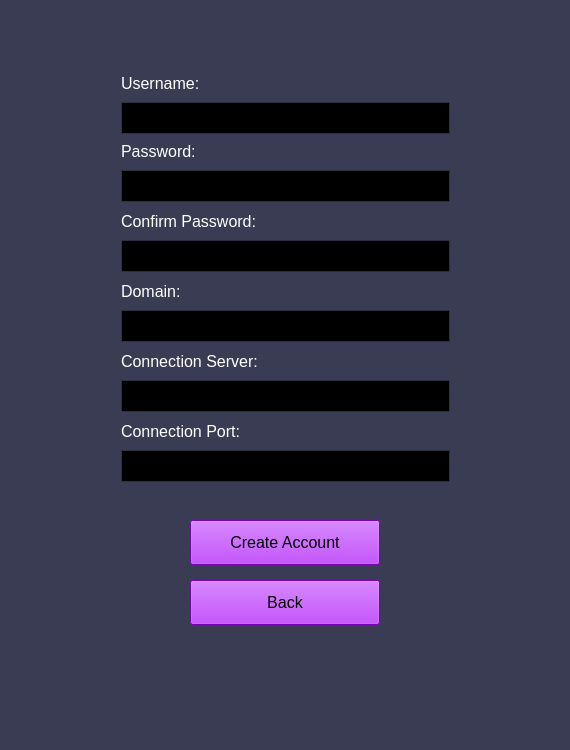
<?xml version="1.0" encoding="UTF-8"?>
<ui version="4.0">
 <class>cove_account</class>
 <widget class="QWidget" name="cove_account">
  <property name="geometry">
   <rect>
    <x>0</x>
    <y>0</y>
    <width>570</width>
    <height>750</height>
   </rect>
  </property>
  <property name="palette">
   <palette>
    <active>
     <colorrole role="WindowText">
      <brush brushstyle="SolidPattern">
       <color alpha="255">
        <red>255</red>
        <green>255</green>
        <blue>255</blue>
       </color>
      </brush>
     </colorrole>
     <colorrole role="Button">
      <brush brushstyle="SolidPattern">
       <color alpha="255">
        <red>58</red>
        <green>60</green>
        <blue>83</blue>
       </color>
      </brush>
     </colorrole>
     <colorrole role="Light">
      <brush brushstyle="SolidPattern">
       <color alpha="255">
        <red>87</red>
        <green>90</green>
        <blue>124</blue>
       </color>
      </brush>
     </colorrole>
     <colorrole role="Midlight">
      <brush brushstyle="SolidPattern">
       <color alpha="255">
        <red>72</red>
        <green>75</green>
        <blue>103</blue>
       </color>
      </brush>
     </colorrole>
     <colorrole role="Dark">
      <brush brushstyle="SolidPattern">
       <color alpha="255">
        <red>29</red>
        <green>30</green>
        <blue>41</blue>
       </color>
      </brush>
     </colorrole>
     <colorrole role="Mid">
      <brush brushstyle="SolidPattern">
       <color alpha="255">
        <red>38</red>
        <green>40</green>
        <blue>55</blue>
       </color>
      </brush>
     </colorrole>
     <colorrole role="Text">
      <brush brushstyle="SolidPattern">
       <color alpha="255">
        <red>255</red>
        <green>255</green>
        <blue>255</blue>
       </color>
      </brush>
     </colorrole>
     <colorrole role="BrightText">
      <brush brushstyle="SolidPattern">
       <color alpha="255">
        <red>255</red>
        <green>255</green>
        <blue>255</blue>
       </color>
      </brush>
     </colorrole>
     <colorrole role="ButtonText">
      <brush brushstyle="SolidPattern">
       <color alpha="255">
        <red>255</red>
        <green>255</green>
        <blue>255</blue>
       </color>
      </brush>
     </colorrole>
     <colorrole role="Base">
      <brush brushstyle="SolidPattern">
       <color alpha="255">
        <red>0</red>
        <green>0</green>
        <blue>0</blue>
       </color>
      </brush>
     </colorrole>
     <colorrole role="Window">
      <brush brushstyle="SolidPattern">
       <color alpha="255">
        <red>58</red>
        <green>60</green>
        <blue>83</blue>
       </color>
      </brush>
     </colorrole>
     <colorrole role="Shadow">
      <brush brushstyle="SolidPattern">
       <color alpha="255">
        <red>0</red>
        <green>0</green>
        <blue>0</blue>
       </color>
      </brush>
     </colorrole>
     <colorrole role="AlternateBase">
      <brush brushstyle="SolidPattern">
       <color alpha="255">
        <red>29</red>
        <green>30</green>
        <blue>41</blue>
       </color>
      </brush>
     </colorrole>
     <colorrole role="ToolTipBase">
      <brush brushstyle="SolidPattern">
       <color alpha="255">
        <red>255</red>
        <green>255</green>
        <blue>220</blue>
       </color>
      </brush>
     </colorrole>
     <colorrole role="ToolTipText">
      <brush brushstyle="SolidPattern">
       <color alpha="255">
        <red>0</red>
        <green>0</green>
        <blue>0</blue>
       </color>
      </brush>
     </colorrole>
    </active>
    <inactive>
     <colorrole role="WindowText">
      <brush brushstyle="SolidPattern">
       <color alpha="255">
        <red>255</red>
        <green>255</green>
        <blue>255</blue>
       </color>
      </brush>
     </colorrole>
     <colorrole role="Button">
      <brush brushstyle="SolidPattern">
       <color alpha="255">
        <red>58</red>
        <green>60</green>
        <blue>83</blue>
       </color>
      </brush>
     </colorrole>
     <colorrole role="Light">
      <brush brushstyle="SolidPattern">
       <color alpha="255">
        <red>87</red>
        <green>90</green>
        <blue>124</blue>
       </color>
      </brush>
     </colorrole>
     <colorrole role="Midlight">
      <brush brushstyle="SolidPattern">
       <color alpha="255">
        <red>72</red>
        <green>75</green>
        <blue>103</blue>
       </color>
      </brush>
     </colorrole>
     <colorrole role="Dark">
      <brush brushstyle="SolidPattern">
       <color alpha="255">
        <red>29</red>
        <green>30</green>
        <blue>41</blue>
       </color>
      </brush>
     </colorrole>
     <colorrole role="Mid">
      <brush brushstyle="SolidPattern">
       <color alpha="255">
        <red>38</red>
        <green>40</green>
        <blue>55</blue>
       </color>
      </brush>
     </colorrole>
     <colorrole role="Text">
      <brush brushstyle="SolidPattern">
       <color alpha="255">
        <red>255</red>
        <green>255</green>
        <blue>255</blue>
       </color>
      </brush>
     </colorrole>
     <colorrole role="BrightText">
      <brush brushstyle="SolidPattern">
       <color alpha="255">
        <red>255</red>
        <green>255</green>
        <blue>255</blue>
       </color>
      </brush>
     </colorrole>
     <colorrole role="ButtonText">
      <brush brushstyle="SolidPattern">
       <color alpha="255">
        <red>255</red>
        <green>255</green>
        <blue>255</blue>
       </color>
      </brush>
     </colorrole>
     <colorrole role="Base">
      <brush brushstyle="SolidPattern">
       <color alpha="255">
        <red>0</red>
        <green>0</green>
        <blue>0</blue>
       </color>
      </brush>
     </colorrole>
     <colorrole role="Window">
      <brush brushstyle="SolidPattern">
       <color alpha="255">
        <red>58</red>
        <green>60</green>
        <blue>83</blue>
       </color>
      </brush>
     </colorrole>
     <colorrole role="Shadow">
      <brush brushstyle="SolidPattern">
       <color alpha="255">
        <red>0</red>
        <green>0</green>
        <blue>0</blue>
       </color>
      </brush>
     </colorrole>
     <colorrole role="AlternateBase">
      <brush brushstyle="SolidPattern">
       <color alpha="255">
        <red>29</red>
        <green>30</green>
        <blue>41</blue>
       </color>
      </brush>
     </colorrole>
     <colorrole role="ToolTipBase">
      <brush brushstyle="SolidPattern">
       <color alpha="255">
        <red>255</red>
        <green>255</green>
        <blue>220</blue>
       </color>
      </brush>
     </colorrole>
     <colorrole role="ToolTipText">
      <brush brushstyle="SolidPattern">
       <color alpha="255">
        <red>0</red>
        <green>0</green>
        <blue>0</blue>
       </color>
      </brush>
     </colorrole>
    </inactive>
    <disabled>
     <colorrole role="WindowText">
      <brush brushstyle="SolidPattern">
       <color alpha="255">
        <red>29</red>
        <green>30</green>
        <blue>41</blue>
       </color>
      </brush>
     </colorrole>
     <colorrole role="Button">
      <brush brushstyle="SolidPattern">
       <color alpha="255">
        <red>58</red>
        <green>60</green>
        <blue>83</blue>
       </color>
      </brush>
     </colorrole>
     <colorrole role="Light">
      <brush brushstyle="SolidPattern">
       <color alpha="255">
        <red>87</red>
        <green>90</green>
        <blue>124</blue>
       </color>
      </brush>
     </colorrole>
     <colorrole role="Midlight">
      <brush brushstyle="SolidPattern">
       <color alpha="255">
        <red>72</red>
        <green>75</green>
        <blue>103</blue>
       </color>
      </brush>
     </colorrole>
     <colorrole role="Dark">
      <brush brushstyle="SolidPattern">
       <color alpha="255">
        <red>29</red>
        <green>30</green>
        <blue>41</blue>
       </color>
      </brush>
     </colorrole>
     <colorrole role="Mid">
      <brush brushstyle="SolidPattern">
       <color alpha="255">
        <red>38</red>
        <green>40</green>
        <blue>55</blue>
       </color>
      </brush>
     </colorrole>
     <colorrole role="Text">
      <brush brushstyle="SolidPattern">
       <color alpha="255">
        <red>29</red>
        <green>30</green>
        <blue>41</blue>
       </color>
      </brush>
     </colorrole>
     <colorrole role="BrightText">
      <brush brushstyle="SolidPattern">
       <color alpha="255">
        <red>255</red>
        <green>255</green>
        <blue>255</blue>
       </color>
      </brush>
     </colorrole>
     <colorrole role="ButtonText">
      <brush brushstyle="SolidPattern">
       <color alpha="255">
        <red>29</red>
        <green>30</green>
        <blue>41</blue>
       </color>
      </brush>
     </colorrole>
     <colorrole role="Base">
      <brush brushstyle="SolidPattern">
       <color alpha="255">
        <red>58</red>
        <green>60</green>
        <blue>83</blue>
       </color>
      </brush>
     </colorrole>
     <colorrole role="Window">
      <brush brushstyle="SolidPattern">
       <color alpha="255">
        <red>58</red>
        <green>60</green>
        <blue>83</blue>
       </color>
      </brush>
     </colorrole>
     <colorrole role="Shadow">
      <brush brushstyle="SolidPattern">
       <color alpha="255">
        <red>0</red>
        <green>0</green>
        <blue>0</blue>
       </color>
      </brush>
     </colorrole>
     <colorrole role="AlternateBase">
      <brush brushstyle="SolidPattern">
       <color alpha="255">
        <red>58</red>
        <green>60</green>
        <blue>83</blue>
       </color>
      </brush>
     </colorrole>
     <colorrole role="ToolTipBase">
      <brush brushstyle="SolidPattern">
       <color alpha="255">
        <red>255</red>
        <green>255</green>
        <blue>220</blue>
       </color>
      </brush>
     </colorrole>
     <colorrole role="ToolTipText">
      <brush brushstyle="SolidPattern">
       <color alpha="255">
        <red>0</red>
        <green>0</green>
        <blue>0</blue>
       </color>
      </brush>
     </colorrole>
    </disabled>
   </palette>
  </property>
  <property name="windowTitle">
   <string>Form</string>
  </property>
  <property name="toolTipDuration">
   <number>-1</number>
  </property>
  <property name="autoFillBackground">
   <bool>true</bool>
  </property>
  <widget class="QPushButton" name="pushButton_CreateAccount2">
   <property name="geometry">
    <rect>
     <x>190</x>
     <y>520</y>
     <width>190</width>
     <height>45</height>
    </rect>
   </property>
   <property name="palette">
    <palette>
     <active>
      <colorrole role="WindowText">
       <brush brushstyle="SolidPattern">
        <color alpha="255">
         <red>0</red>
         <green>0</green>
         <blue>0</blue>
        </color>
       </brush>
      </colorrole>
      <colorrole role="Button">
       <brush brushstyle="SolidPattern">
        <color alpha="255">
         <red>170</red>
         <green>0</green>
         <blue>255</blue>
        </color>
       </brush>
      </colorrole>
      <colorrole role="Light">
       <brush brushstyle="SolidPattern">
        <color alpha="255">
         <red>213</red>
         <green>127</green>
         <blue>255</blue>
        </color>
       </brush>
      </colorrole>
      <colorrole role="Midlight">
       <brush brushstyle="SolidPattern">
        <color alpha="255">
         <red>191</red>
         <green>63</green>
         <blue>255</blue>
        </color>
       </brush>
      </colorrole>
      <colorrole role="Dark">
       <brush brushstyle="SolidPattern">
        <color alpha="255">
         <red>85</red>
         <green>0</green>
         <blue>127</blue>
        </color>
       </brush>
      </colorrole>
      <colorrole role="Mid">
       <brush brushstyle="SolidPattern">
        <color alpha="255">
         <red>113</red>
         <green>0</green>
         <blue>170</blue>
        </color>
       </brush>
      </colorrole>
      <colorrole role="Text">
       <brush brushstyle="SolidPattern">
        <color alpha="255">
         <red>0</red>
         <green>0</green>
         <blue>0</blue>
        </color>
       </brush>
      </colorrole>
      <colorrole role="BrightText">
       <brush brushstyle="SolidPattern">
        <color alpha="255">
         <red>255</red>
         <green>255</green>
         <blue>255</blue>
        </color>
       </brush>
      </colorrole>
      <colorrole role="ButtonText">
       <brush brushstyle="SolidPattern">
        <color alpha="255">
         <red>0</red>
         <green>0</green>
         <blue>0</blue>
        </color>
       </brush>
      </colorrole>
      <colorrole role="Base">
       <brush brushstyle="SolidPattern">
        <color alpha="255">
         <red>255</red>
         <green>255</green>
         <blue>255</blue>
        </color>
       </brush>
      </colorrole>
      <colorrole role="Window">
       <brush brushstyle="SolidPattern">
        <color alpha="255">
         <red>170</red>
         <green>0</green>
         <blue>255</blue>
        </color>
       </brush>
      </colorrole>
      <colorrole role="Shadow">
       <brush brushstyle="SolidPattern">
        <color alpha="255">
         <red>0</red>
         <green>0</green>
         <blue>0</blue>
        </color>
       </brush>
      </colorrole>
      <colorrole role="AlternateBase">
       <brush brushstyle="SolidPattern">
        <color alpha="255">
         <red>212</red>
         <green>127</green>
         <blue>255</blue>
        </color>
       </brush>
      </colorrole>
      <colorrole role="ToolTipBase">
       <brush brushstyle="SolidPattern">
        <color alpha="255">
         <red>255</red>
         <green>255</green>
         <blue>220</blue>
        </color>
       </brush>
      </colorrole>
      <colorrole role="ToolTipText">
       <brush brushstyle="SolidPattern">
        <color alpha="255">
         <red>0</red>
         <green>0</green>
         <blue>0</blue>
        </color>
       </brush>
      </colorrole>
     </active>
     <inactive>
      <colorrole role="WindowText">
       <brush brushstyle="SolidPattern">
        <color alpha="255">
         <red>0</red>
         <green>0</green>
         <blue>0</blue>
        </color>
       </brush>
      </colorrole>
      <colorrole role="Button">
       <brush brushstyle="SolidPattern">
        <color alpha="255">
         <red>170</red>
         <green>0</green>
         <blue>255</blue>
        </color>
       </brush>
      </colorrole>
      <colorrole role="Light">
       <brush brushstyle="SolidPattern">
        <color alpha="255">
         <red>213</red>
         <green>127</green>
         <blue>255</blue>
        </color>
       </brush>
      </colorrole>
      <colorrole role="Midlight">
       <brush brushstyle="SolidPattern">
        <color alpha="255">
         <red>191</red>
         <green>63</green>
         <blue>255</blue>
        </color>
       </brush>
      </colorrole>
      <colorrole role="Dark">
       <brush brushstyle="SolidPattern">
        <color alpha="255">
         <red>85</red>
         <green>0</green>
         <blue>127</blue>
        </color>
       </brush>
      </colorrole>
      <colorrole role="Mid">
       <brush brushstyle="SolidPattern">
        <color alpha="255">
         <red>113</red>
         <green>0</green>
         <blue>170</blue>
        </color>
       </brush>
      </colorrole>
      <colorrole role="Text">
       <brush brushstyle="SolidPattern">
        <color alpha="255">
         <red>0</red>
         <green>0</green>
         <blue>0</blue>
        </color>
       </brush>
      </colorrole>
      <colorrole role="BrightText">
       <brush brushstyle="SolidPattern">
        <color alpha="255">
         <red>255</red>
         <green>255</green>
         <blue>255</blue>
        </color>
       </brush>
      </colorrole>
      <colorrole role="ButtonText">
       <brush brushstyle="SolidPattern">
        <color alpha="255">
         <red>0</red>
         <green>0</green>
         <blue>0</blue>
        </color>
       </brush>
      </colorrole>
      <colorrole role="Base">
       <brush brushstyle="SolidPattern">
        <color alpha="255">
         <red>255</red>
         <green>255</green>
         <blue>255</blue>
        </color>
       </brush>
      </colorrole>
      <colorrole role="Window">
       <brush brushstyle="SolidPattern">
        <color alpha="255">
         <red>170</red>
         <green>0</green>
         <blue>255</blue>
        </color>
       </brush>
      </colorrole>
      <colorrole role="Shadow">
       <brush brushstyle="SolidPattern">
        <color alpha="255">
         <red>0</red>
         <green>0</green>
         <blue>0</blue>
        </color>
       </brush>
      </colorrole>
      <colorrole role="AlternateBase">
       <brush brushstyle="SolidPattern">
        <color alpha="255">
         <red>212</red>
         <green>127</green>
         <blue>255</blue>
        </color>
       </brush>
      </colorrole>
      <colorrole role="ToolTipBase">
       <brush brushstyle="SolidPattern">
        <color alpha="255">
         <red>255</red>
         <green>255</green>
         <blue>220</blue>
        </color>
       </brush>
      </colorrole>
      <colorrole role="ToolTipText">
       <brush brushstyle="SolidPattern">
        <color alpha="255">
         <red>0</red>
         <green>0</green>
         <blue>0</blue>
        </color>
       </brush>
      </colorrole>
     </inactive>
     <disabled>
      <colorrole role="WindowText">
       <brush brushstyle="SolidPattern">
        <color alpha="255">
         <red>85</red>
         <green>0</green>
         <blue>127</blue>
        </color>
       </brush>
      </colorrole>
      <colorrole role="Button">
       <brush brushstyle="SolidPattern">
        <color alpha="255">
         <red>170</red>
         <green>0</green>
         <blue>255</blue>
        </color>
       </brush>
      </colorrole>
      <colorrole role="Light">
       <brush brushstyle="SolidPattern">
        <color alpha="255">
         <red>213</red>
         <green>127</green>
         <blue>255</blue>
        </color>
       </brush>
      </colorrole>
      <colorrole role="Midlight">
       <brush brushstyle="SolidPattern">
        <color alpha="255">
         <red>191</red>
         <green>63</green>
         <blue>255</blue>
        </color>
       </brush>
      </colorrole>
      <colorrole role="Dark">
       <brush brushstyle="SolidPattern">
        <color alpha="255">
         <red>85</red>
         <green>0</green>
         <blue>127</blue>
        </color>
       </brush>
      </colorrole>
      <colorrole role="Mid">
       <brush brushstyle="SolidPattern">
        <color alpha="255">
         <red>113</red>
         <green>0</green>
         <blue>170</blue>
        </color>
       </brush>
      </colorrole>
      <colorrole role="Text">
       <brush brushstyle="SolidPattern">
        <color alpha="255">
         <red>85</red>
         <green>0</green>
         <blue>127</blue>
        </color>
       </brush>
      </colorrole>
      <colorrole role="BrightText">
       <brush brushstyle="SolidPattern">
        <color alpha="255">
         <red>255</red>
         <green>255</green>
         <blue>255</blue>
        </color>
       </brush>
      </colorrole>
      <colorrole role="ButtonText">
       <brush brushstyle="SolidPattern">
        <color alpha="255">
         <red>85</red>
         <green>0</green>
         <blue>127</blue>
        </color>
       </brush>
      </colorrole>
      <colorrole role="Base">
       <brush brushstyle="SolidPattern">
        <color alpha="255">
         <red>170</red>
         <green>0</green>
         <blue>255</blue>
        </color>
       </brush>
      </colorrole>
      <colorrole role="Window">
       <brush brushstyle="SolidPattern">
        <color alpha="255">
         <red>170</red>
         <green>0</green>
         <blue>255</blue>
        </color>
       </brush>
      </colorrole>
      <colorrole role="Shadow">
       <brush brushstyle="SolidPattern">
        <color alpha="255">
         <red>0</red>
         <green>0</green>
         <blue>0</blue>
        </color>
       </brush>
      </colorrole>
      <colorrole role="AlternateBase">
       <brush brushstyle="SolidPattern">
        <color alpha="255">
         <red>170</red>
         <green>0</green>
         <blue>255</blue>
        </color>
       </brush>
      </colorrole>
      <colorrole role="ToolTipBase">
       <brush brushstyle="SolidPattern">
        <color alpha="255">
         <red>255</red>
         <green>255</green>
         <blue>220</blue>
        </color>
       </brush>
      </colorrole>
      <colorrole role="ToolTipText">
       <brush brushstyle="SolidPattern">
        <color alpha="255">
         <red>0</red>
         <green>0</green>
         <blue>0</blue>
        </color>
       </brush>
      </colorrole>
     </disabled>
    </palette>
   </property>
   <property name="font">
    <font>
     <family>Arial</family>
     <pointsize>12</pointsize>
    </font>
   </property>
   <property name="autoFillBackground">
    <bool>false</bool>
   </property>
   <property name="styleSheet">
    <string notr="true"/>
   </property>
   <property name="text">
    <string>Create Account</string>
   </property>
  </widget>
  <widget class="QPushButton" name="pushButton_Back">
   <property name="geometry">
    <rect>
     <x>190</x>
     <y>580</y>
     <width>190</width>
     <height>45</height>
    </rect>
   </property>
   <property name="palette">
    <palette>
     <active>
      <colorrole role="WindowText">
       <brush brushstyle="SolidPattern">
        <color alpha="255">
         <red>0</red>
         <green>0</green>
         <blue>0</blue>
        </color>
       </brush>
      </colorrole>
      <colorrole role="Button">
       <brush brushstyle="SolidPattern">
        <color alpha="255">
         <red>170</red>
         <green>0</green>
         <blue>255</blue>
        </color>
       </brush>
      </colorrole>
      <colorrole role="Light">
       <brush brushstyle="SolidPattern">
        <color alpha="255">
         <red>213</red>
         <green>127</green>
         <blue>255</blue>
        </color>
       </brush>
      </colorrole>
      <colorrole role="Midlight">
       <brush brushstyle="SolidPattern">
        <color alpha="255">
         <red>191</red>
         <green>63</green>
         <blue>255</blue>
        </color>
       </brush>
      </colorrole>
      <colorrole role="Dark">
       <brush brushstyle="SolidPattern">
        <color alpha="255">
         <red>85</red>
         <green>0</green>
         <blue>127</blue>
        </color>
       </brush>
      </colorrole>
      <colorrole role="Mid">
       <brush brushstyle="SolidPattern">
        <color alpha="255">
         <red>113</red>
         <green>0</green>
         <blue>170</blue>
        </color>
       </brush>
      </colorrole>
      <colorrole role="Text">
       <brush brushstyle="SolidPattern">
        <color alpha="255">
         <red>0</red>
         <green>0</green>
         <blue>0</blue>
        </color>
       </brush>
      </colorrole>
      <colorrole role="BrightText">
       <brush brushstyle="SolidPattern">
        <color alpha="255">
         <red>255</red>
         <green>255</green>
         <blue>255</blue>
        </color>
       </brush>
      </colorrole>
      <colorrole role="ButtonText">
       <brush brushstyle="SolidPattern">
        <color alpha="255">
         <red>0</red>
         <green>0</green>
         <blue>0</blue>
        </color>
       </brush>
      </colorrole>
      <colorrole role="Base">
       <brush brushstyle="SolidPattern">
        <color alpha="255">
         <red>255</red>
         <green>255</green>
         <blue>255</blue>
        </color>
       </brush>
      </colorrole>
      <colorrole role="Window">
       <brush brushstyle="SolidPattern">
        <color alpha="255">
         <red>170</red>
         <green>0</green>
         <blue>255</blue>
        </color>
       </brush>
      </colorrole>
      <colorrole role="Shadow">
       <brush brushstyle="SolidPattern">
        <color alpha="255">
         <red>0</red>
         <green>0</green>
         <blue>0</blue>
        </color>
       </brush>
      </colorrole>
      <colorrole role="AlternateBase">
       <brush brushstyle="SolidPattern">
        <color alpha="255">
         <red>212</red>
         <green>127</green>
         <blue>255</blue>
        </color>
       </brush>
      </colorrole>
      <colorrole role="ToolTipBase">
       <brush brushstyle="SolidPattern">
        <color alpha="255">
         <red>255</red>
         <green>255</green>
         <blue>220</blue>
        </color>
       </brush>
      </colorrole>
      <colorrole role="ToolTipText">
       <brush brushstyle="SolidPattern">
        <color alpha="255">
         <red>0</red>
         <green>0</green>
         <blue>0</blue>
        </color>
       </brush>
      </colorrole>
     </active>
     <inactive>
      <colorrole role="WindowText">
       <brush brushstyle="SolidPattern">
        <color alpha="255">
         <red>0</red>
         <green>0</green>
         <blue>0</blue>
        </color>
       </brush>
      </colorrole>
      <colorrole role="Button">
       <brush brushstyle="SolidPattern">
        <color alpha="255">
         <red>170</red>
         <green>0</green>
         <blue>255</blue>
        </color>
       </brush>
      </colorrole>
      <colorrole role="Light">
       <brush brushstyle="SolidPattern">
        <color alpha="255">
         <red>213</red>
         <green>127</green>
         <blue>255</blue>
        </color>
       </brush>
      </colorrole>
      <colorrole role="Midlight">
       <brush brushstyle="SolidPattern">
        <color alpha="255">
         <red>191</red>
         <green>63</green>
         <blue>255</blue>
        </color>
       </brush>
      </colorrole>
      <colorrole role="Dark">
       <brush brushstyle="SolidPattern">
        <color alpha="255">
         <red>85</red>
         <green>0</green>
         <blue>127</blue>
        </color>
       </brush>
      </colorrole>
      <colorrole role="Mid">
       <brush brushstyle="SolidPattern">
        <color alpha="255">
         <red>113</red>
         <green>0</green>
         <blue>170</blue>
        </color>
       </brush>
      </colorrole>
      <colorrole role="Text">
       <brush brushstyle="SolidPattern">
        <color alpha="255">
         <red>0</red>
         <green>0</green>
         <blue>0</blue>
        </color>
       </brush>
      </colorrole>
      <colorrole role="BrightText">
       <brush brushstyle="SolidPattern">
        <color alpha="255">
         <red>255</red>
         <green>255</green>
         <blue>255</blue>
        </color>
       </brush>
      </colorrole>
      <colorrole role="ButtonText">
       <brush brushstyle="SolidPattern">
        <color alpha="255">
         <red>0</red>
         <green>0</green>
         <blue>0</blue>
        </color>
       </brush>
      </colorrole>
      <colorrole role="Base">
       <brush brushstyle="SolidPattern">
        <color alpha="255">
         <red>255</red>
         <green>255</green>
         <blue>255</blue>
        </color>
       </brush>
      </colorrole>
      <colorrole role="Window">
       <brush brushstyle="SolidPattern">
        <color alpha="255">
         <red>170</red>
         <green>0</green>
         <blue>255</blue>
        </color>
       </brush>
      </colorrole>
      <colorrole role="Shadow">
       <brush brushstyle="SolidPattern">
        <color alpha="255">
         <red>0</red>
         <green>0</green>
         <blue>0</blue>
        </color>
       </brush>
      </colorrole>
      <colorrole role="AlternateBase">
       <brush brushstyle="SolidPattern">
        <color alpha="255">
         <red>212</red>
         <green>127</green>
         <blue>255</blue>
        </color>
       </brush>
      </colorrole>
      <colorrole role="ToolTipBase">
       <brush brushstyle="SolidPattern">
        <color alpha="255">
         <red>255</red>
         <green>255</green>
         <blue>220</blue>
        </color>
       </brush>
      </colorrole>
      <colorrole role="ToolTipText">
       <brush brushstyle="SolidPattern">
        <color alpha="255">
         <red>0</red>
         <green>0</green>
         <blue>0</blue>
        </color>
       </brush>
      </colorrole>
     </inactive>
     <disabled>
      <colorrole role="WindowText">
       <brush brushstyle="SolidPattern">
        <color alpha="255">
         <red>85</red>
         <green>0</green>
         <blue>127</blue>
        </color>
       </brush>
      </colorrole>
      <colorrole role="Button">
       <brush brushstyle="SolidPattern">
        <color alpha="255">
         <red>170</red>
         <green>0</green>
         <blue>255</blue>
        </color>
       </brush>
      </colorrole>
      <colorrole role="Light">
       <brush brushstyle="SolidPattern">
        <color alpha="255">
         <red>213</red>
         <green>127</green>
         <blue>255</blue>
        </color>
       </brush>
      </colorrole>
      <colorrole role="Midlight">
       <brush brushstyle="SolidPattern">
        <color alpha="255">
         <red>191</red>
         <green>63</green>
         <blue>255</blue>
        </color>
       </brush>
      </colorrole>
      <colorrole role="Dark">
       <brush brushstyle="SolidPattern">
        <color alpha="255">
         <red>85</red>
         <green>0</green>
         <blue>127</blue>
        </color>
       </brush>
      </colorrole>
      <colorrole role="Mid">
       <brush brushstyle="SolidPattern">
        <color alpha="255">
         <red>113</red>
         <green>0</green>
         <blue>170</blue>
        </color>
       </brush>
      </colorrole>
      <colorrole role="Text">
       <brush brushstyle="SolidPattern">
        <color alpha="255">
         <red>85</red>
         <green>0</green>
         <blue>127</blue>
        </color>
       </brush>
      </colorrole>
      <colorrole role="BrightText">
       <brush brushstyle="SolidPattern">
        <color alpha="255">
         <red>255</red>
         <green>255</green>
         <blue>255</blue>
        </color>
       </brush>
      </colorrole>
      <colorrole role="ButtonText">
       <brush brushstyle="SolidPattern">
        <color alpha="255">
         <red>85</red>
         <green>0</green>
         <blue>127</blue>
        </color>
       </brush>
      </colorrole>
      <colorrole role="Base">
       <brush brushstyle="SolidPattern">
        <color alpha="255">
         <red>170</red>
         <green>0</green>
         <blue>255</blue>
        </color>
       </brush>
      </colorrole>
      <colorrole role="Window">
       <brush brushstyle="SolidPattern">
        <color alpha="255">
         <red>170</red>
         <green>0</green>
         <blue>255</blue>
        </color>
       </brush>
      </colorrole>
      <colorrole role="Shadow">
       <brush brushstyle="SolidPattern">
        <color alpha="255">
         <red>0</red>
         <green>0</green>
         <blue>0</blue>
        </color>
       </brush>
      </colorrole>
      <colorrole role="AlternateBase">
       <brush brushstyle="SolidPattern">
        <color alpha="255">
         <red>170</red>
         <green>0</green>
         <blue>255</blue>
        </color>
       </brush>
      </colorrole>
      <colorrole role="ToolTipBase">
       <brush brushstyle="SolidPattern">
        <color alpha="255">
         <red>255</red>
         <green>255</green>
         <blue>220</blue>
        </color>
       </brush>
      </colorrole>
      <colorrole role="ToolTipText">
       <brush brushstyle="SolidPattern">
        <color alpha="255">
         <red>0</red>
         <green>0</green>
         <blue>0</blue>
        </color>
       </brush>
      </colorrole>
     </disabled>
    </palette>
   </property>
   <property name="font">
    <font>
     <family>Arial</family>
     <pointsize>12</pointsize>
    </font>
   </property>
   <property name="autoFillBackground">
    <bool>false</bool>
   </property>
   <property name="styleSheet">
    <string notr="true"/>
   </property>
   <property name="text">
    <string>Back</string>
   </property>
  </widget>
  <widget class="QTextEdit" name="textEdit_ConfirmPassword">
   <property name="geometry">
    <rect>
     <x>121</x>
     <y>240</y>
     <width>329</width>
     <height>32</height>
    </rect>
   </property>
   <property name="font">
    <font>
     <family>Arial</family>
     <pointsize>12</pointsize>
    </font>
   </property>
   <property name="verticalScrollBarPolicy">
    <enum>Qt::ScrollBarAlwaysOff</enum>
   </property>
   <property name="horizontalScrollBarPolicy">
    <enum>Qt::ScrollBarAlwaysOff</enum>
   </property>
   <property name="undoRedoEnabled">
    <bool>true</bool>
   </property>
  </widget>
  <widget class="QLabel" name="label_ConfirmPassword">
   <property name="geometry">
    <rect>
     <x>121</x>
     <y>210</y>
     <width>168</width>
     <height>23</height>
    </rect>
   </property>
   <property name="font">
    <font>
     <family>Arial</family>
     <pointsize>12</pointsize>
    </font>
   </property>
   <property name="text">
    <string>Confirm Password:</string>
   </property>
  </widget>
  <widget class="QTextEdit" name="textEdit_Domain">
   <property name="geometry">
    <rect>
     <x>121</x>
     <y>310</y>
     <width>329</width>
     <height>32</height>
    </rect>
   </property>
   <property name="font">
    <font>
     <family>Arial</family>
     <pointsize>12</pointsize>
    </font>
   </property>
   <property name="verticalScrollBarPolicy">
    <enum>Qt::ScrollBarAlwaysOff</enum>
   </property>
   <property name="horizontalScrollBarPolicy">
    <enum>Qt::ScrollBarAlwaysOff</enum>
   </property>
   <property name="undoRedoEnabled">
    <bool>true</bool>
   </property>
  </widget>
  <widget class="QLabel" name="label_Domain">
   <property name="geometry">
    <rect>
     <x>121</x>
     <y>280</y>
     <width>72</width>
     <height>23</height>
    </rect>
   </property>
   <property name="font">
    <font>
     <family>Arial</family>
     <pointsize>12</pointsize>
    </font>
   </property>
   <property name="text">
    <string>Domain:</string>
   </property>
  </widget>
  <widget class="QTextEdit" name="textEdit_ConnectionServer">
   <property name="geometry">
    <rect>
     <x>121</x>
     <y>380</y>
     <width>329</width>
     <height>32</height>
    </rect>
   </property>
   <property name="font">
    <font>
     <family>Arial</family>
     <pointsize>12</pointsize>
    </font>
   </property>
   <property name="verticalScrollBarPolicy">
    <enum>Qt::ScrollBarAlwaysOff</enum>
   </property>
   <property name="horizontalScrollBarPolicy">
    <enum>Qt::ScrollBarAlwaysOff</enum>
   </property>
   <property name="undoRedoEnabled">
    <bool>true</bool>
   </property>
  </widget>
  <widget class="QLabel" name="label_ConnectionServer">
   <property name="geometry">
    <rect>
     <x>121</x>
     <y>350</y>
     <width>167</width>
     <height>23</height>
    </rect>
   </property>
   <property name="font">
    <font>
     <family>Arial</family>
     <pointsize>12</pointsize>
    </font>
   </property>
   <property name="text">
    <string>Connection Server:</string>
   </property>
  </widget>
  <widget class="QLabel" name="label_ConnectionPort">
   <property name="geometry">
    <rect>
     <x>121</x>
     <y>420</y>
     <width>146</width>
     <height>23</height>
    </rect>
   </property>
   <property name="font">
    <font>
     <family>Arial</family>
     <pointsize>12</pointsize>
    </font>
   </property>
   <property name="text">
    <string>Connection Port:</string>
   </property>
  </widget>
  <widget class="QTextEdit" name="textEdit_ConnectionPort">
   <property name="geometry">
    <rect>
     <x>121</x>
     <y>450</y>
     <width>329</width>
     <height>32</height>
    </rect>
   </property>
   <property name="font">
    <font>
     <family>Arial</family>
     <pointsize>12</pointsize>
    </font>
   </property>
   <property name="verticalScrollBarPolicy">
    <enum>Qt::ScrollBarAlwaysOff</enum>
   </property>
   <property name="horizontalScrollBarPolicy">
    <enum>Qt::ScrollBarAlwaysOff</enum>
   </property>
   <property name="undoRedoEnabled">
    <bool>true</bool>
   </property>
  </widget>
  <widget class="QLabel" name="label_Username">
   <property name="geometry">
    <rect>
     <x>121</x>
     <y>71</y>
     <width>97</width>
     <height>24</height>
    </rect>
   </property>
   <property name="font">
    <font>
     <pointsize>12</pointsize>
    </font>
   </property>
   <property name="text">
    <string>Username:</string>
   </property>
  </widget>
  <widget class="QTextEdit" name="textEdit_Username">
   <property name="geometry">
    <rect>
     <x>121</x>
     <y>102</y>
     <width>329</width>
     <height>32</height>
    </rect>
   </property>
   <property name="font">
    <font>
     <family>Arial</family>
     <pointsize>12</pointsize>
    </font>
   </property>
   <property name="verticalScrollBarPolicy">
    <enum>Qt::ScrollBarAlwaysOff</enum>
   </property>
   <property name="horizontalScrollBarPolicy">
    <enum>Qt::ScrollBarAlwaysOff</enum>
   </property>
   <property name="undoRedoEnabled">
    <bool>true</bool>
   </property>
  </widget>
  <widget class="QLabel" name="label_Password">
   <property name="geometry">
    <rect>
     <x>121</x>
     <y>140</y>
     <width>94</width>
     <height>23</height>
    </rect>
   </property>
   <property name="font">
    <font>
     <family>Arial</family>
     <pointsize>12</pointsize>
     <weight>50</weight>
     <bold>false</bold>
    </font>
   </property>
   <property name="text">
    <string>Password:</string>
   </property>
  </widget>
  <widget class="QTextEdit" name="textEdit_Password">
   <property name="geometry">
    <rect>
     <x>121</x>
     <y>170</y>
     <width>329</width>
     <height>32</height>
    </rect>
   </property>
   <property name="font">
    <font>
     <family>Arial</family>
     <pointsize>12</pointsize>
    </font>
   </property>
   <property name="verticalScrollBarPolicy">
    <enum>Qt::ScrollBarAlwaysOff</enum>
   </property>
   <property name="horizontalScrollBarPolicy">
    <enum>Qt::ScrollBarAlwaysOff</enum>
   </property>
   <property name="undoRedoEnabled">
    <bool>true</bool>
   </property>
  </widget>
 </widget>
 <resources/>
 <connections/>
</ui>
